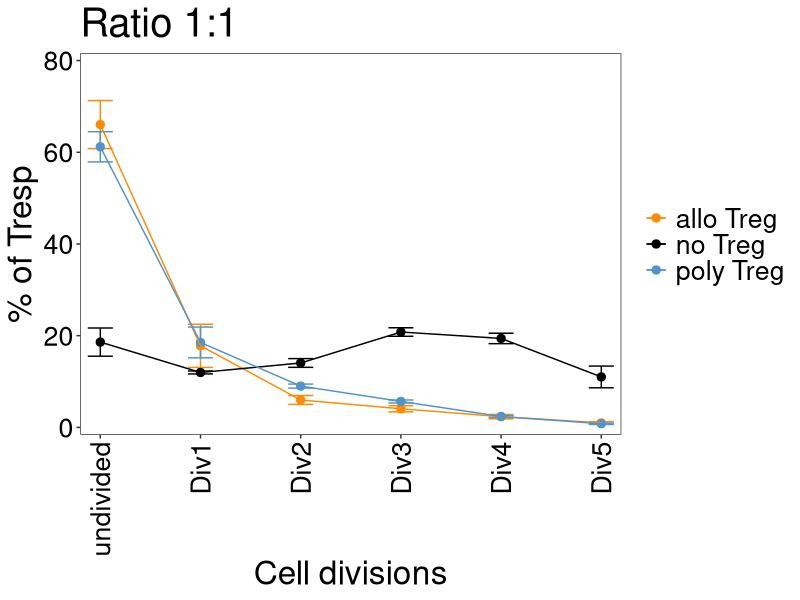
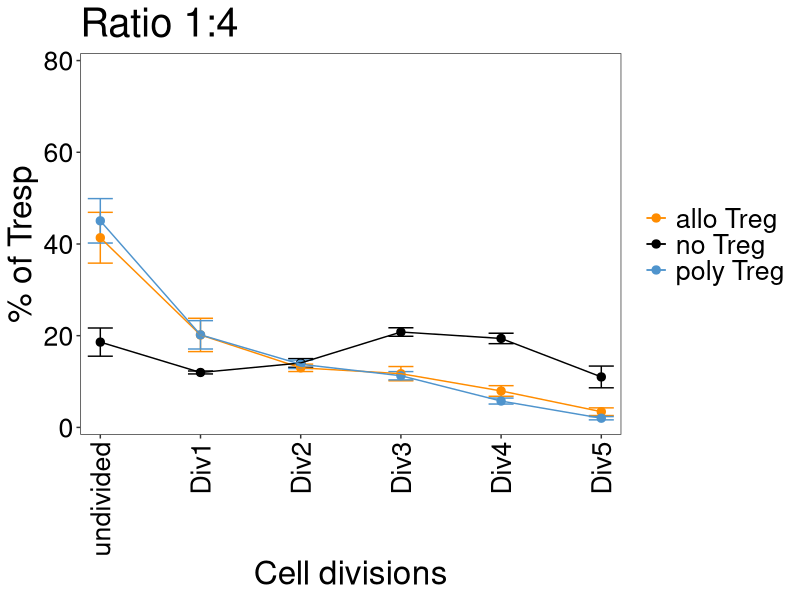
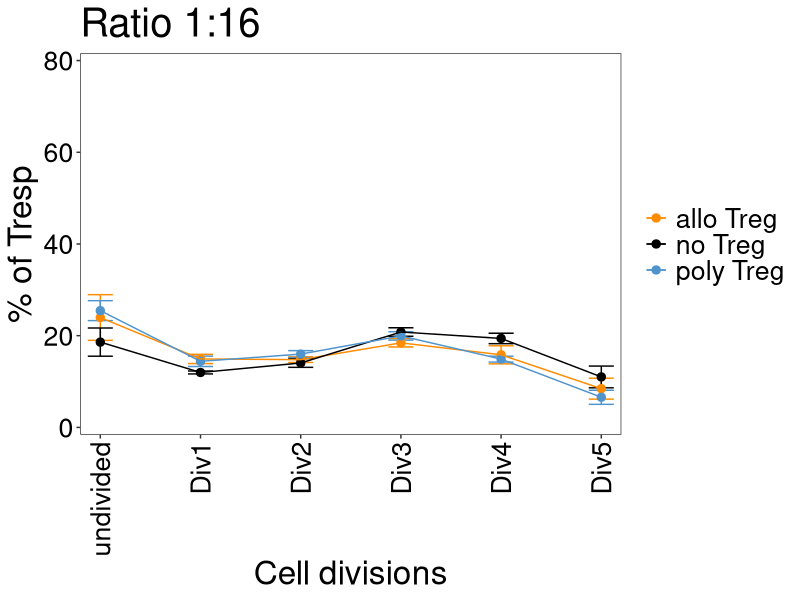
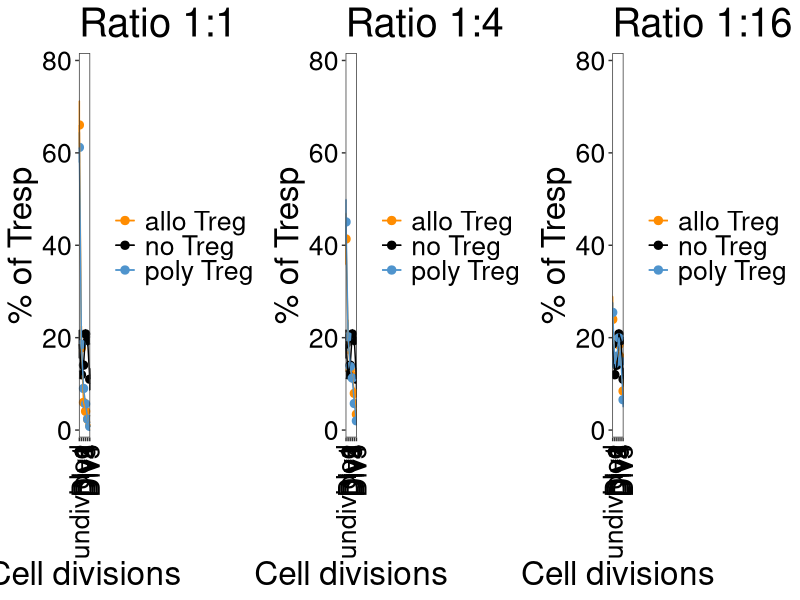

Here is the R script that generated these plots, in order: (Note: this script raises an error after producing the figures.)
## ---- chunk 1
knitr::opts_chunk$set(echo = TRUE)
knitr::opts_knit$set(root.dir = normalizePath(".."))
knitr::write_bib(.packages(), "FigureS1c_SuppressionAssay.packages.bib")
## ---- chunk 2
library(ggplot2)
library(scales)
library(tidyverse)
library(Hmisc)
library(ggpubr)
## ---- chunk 3
assay.data <- read.delim("./data/SupprAssay.txt", header=TRUE)
assay.data$Div <- factor(assay.data$Div,levels = c("undivided","Div1","Div2","Div3","Div4","Div5"))
assay.data$Type <- factor(assay.data$Type,levels = c("none","allo1:1","poly1:1","allo1:4","poly1:4","allo1:16","poly1:16"))
onetoone <- assay.data %>% filter(Ratio == "none" | Ratio == "01:01")
onetofour <- assay.data %>% filter(Ratio == "none" | Ratio == "01:04")
onetosixteen <- assay.data %>% filter(Ratio == "none" | Ratio == "01:16")
## ---- chunk 4
p1 <- ggplot(onetoone, aes(x=Div, y=Count, group=Exp, color=Exp)) +
      coord_cartesian(ylim = c(0,80)) +
      stat_summary(fun.data=mean_se, geom="errorbar", size=0.5, width = .25, position="identity") +
      stat_summary(fun = mean, geom = "point", size=2.5, position="identity") +
      stat_summary(fun = mean, geom = "line", size=.5, position="identity") +
      theme_bw() +
      theme(panel.grid.major = element_blank(), 
            panel.grid.minor = element_blank(), 
            axis.text.x = element_text(angle = 90, vjust = 0.5, hjust=1, color="black"), 
            axis.text.y = element_text(color="black"), 
            text = element_text(size = 24),
            legend.title=element_blank()) +
      scale_color_manual(labels = c(none = "no Treg", 
                               allo = "allo Treg", 
                               poly = "poly Treg"), 
                            values = c(none = "black", 
                               allo = "darkorange", 
                               poly = "steelblue3")
                         ) +
      scale_x_discrete(expand = c(0.04,0)) + scale_y_continuous(expand = c(0.02,0)) +
      labs(title="Ratio 1:1",x="Cell divisions", y = "% of Tresp")
p1
## ---- chunk 5
p2 <- ggplot(onetofour, aes(x=Div, y=Count, group=Exp, color=Exp)) +
      coord_cartesian(ylim = c(0,80)) +
      stat_summary(fun.data=mean_se, geom="errorbar", size=0.5, width = .25, position="identity") +
      stat_summary(fun = mean, geom = "point", size=2.5, position="identity") +
      stat_summary(fun = mean, geom = "line", size=.5, position="identity") +
      theme_bw() +
      theme(panel.grid.major = element_blank(), 
            panel.grid.minor = element_blank(), 
            axis.text.x = element_text(angle = 90, vjust = 0.5, hjust=1, color="black"), 
            axis.text.y = element_text(color="black"), 
            text = element_text(size = 24),
            legend.title=element_blank()) +
      scale_color_manual(labels = c(none = "no Treg", 
                               allo = "allo Treg", 
                               poly = "poly Treg"), 
                            values = c(none = "black", 
                               allo = "darkorange", 
                               poly = "steelblue3")
                         ) +
      scale_x_discrete(expand = c(0.04,0)) + scale_y_continuous(expand = c(0.02,0)) +
      labs(title="Ratio 1:4",x="Cell divisions", y = "% of Tresp")
p2
## ---- chunk 6
p3 <- ggplot(onetosixteen, aes(x=Div, y=Count, group=Exp, color=Exp)) +
      coord_cartesian(ylim = c(0,80)) +
      stat_summary(fun.data=mean_se, geom="errorbar", size=0.5, width = .25, position="identity") +
      stat_summary(fun = mean, geom = "point", size=2.5, position="identity") +
      stat_summary(fun = mean, geom = "line", size=.5, position="identity") +
      theme_bw() +
      theme(panel.grid.major = element_blank(), 
            panel.grid.minor = element_blank(), 
            axis.text.x = element_text(angle = 90, vjust = 0.5, hjust=1, color="black"), 
            axis.text.y = element_text(color="black"), 
            text = element_text(size = 24),
            legend.title=element_blank()) +
      scale_color_manual(labels = c(none = "no Treg", 
                               allo = "allo Treg", 
                               poly = "poly Treg"), 
                            values = c(none = "black", 
                               allo = "darkorange", 
                               poly = "steelblue3")
                         ) +
      scale_x_discrete(expand = c(0.04,0)) + scale_y_continuous(expand = c(0.02,0)) +
      labs(title="Ratio 1:16",x="Cell divisions", y = "% of Tresp")
p3
## ---- chunk 7
myTukey <- ""
myAnova <- ""
for (i in levels(onetoone$Div)) {
test.data <- onetoone[ which(onetoone$Div==i),]  
test.res.aov <- aov(Count~Exp, data=test.data)
myAnova[i] <- summary(test.res.aov)
myTukey[i] <- TukeyHSD(test.res.aov)
}
## ---- chunk 8
for (i in levels(onetoone$Div)) {
print(c(i, myAnova[i]), row.names = FALSE)
}
## ---- chunk 9
for (i in levels(onetoone$Div)) {
print(c(i, myTukey[i]))
}
## ---- chunk 10
myTukey <- ""
myAnova <- ""
for (i in levels(onetofour$Div)) {
test.data <- onetofour[ which(onetoone$Div==i),]  
test.res.aov <- aov(Count~Exp, data=test.data)
myAnova[i] <- summary(test.res.aov)
myTukey[i] <- TukeyHSD(test.res.aov)
}
## ---- chunk 11
for (i in levels(onetofour$Div)) {
print(c(i, myAnova[i]), row.names = FALSE)
}
## ---- chunk 12
for (i in levels(onetofour$Div)) {
print(c(i, myTukey[i]))
}
## ---- chunk 13
myTukey <- ""
myAnova <- ""
for (i in levels(onetosixteen$Div)) {
test.data <- onetosixteen[ which(onetosixteen$Div==i),]  
test.res.aov <- aov(Count~Exp, data=test.data)
myAnova[i] <- summary(test.res.aov)
myTukey[i] <- TukeyHSD(test.res.aov)
}
## ---- chunk 14
for (i in levels(onetosixteen$Div)) {
print(c(i, myAnova[i]), row.names = FALSE)
}
## ---- chunk 15
for (i in levels(onetosixteen$Div)) {
print(c(i, myTukey[i]))
}
## ---- chunk 16
figure <- ggarrange(p1, p2, p3,
                    labels = c("", "", ""),
                    ncol = 3, nrow = 1)
## ---- chunk 17
pdf("./figures/SuppressionAssay.pdf", height=5, width=15)
figure
dev.off()
## ---- chunk 18
sessionInfo(package = NULL)
writeLines(capture.output(sessionInfo(package = NULL)), "./Rscripts/FigureS1c_SuppressionAssay_SessionInfo.txt")
